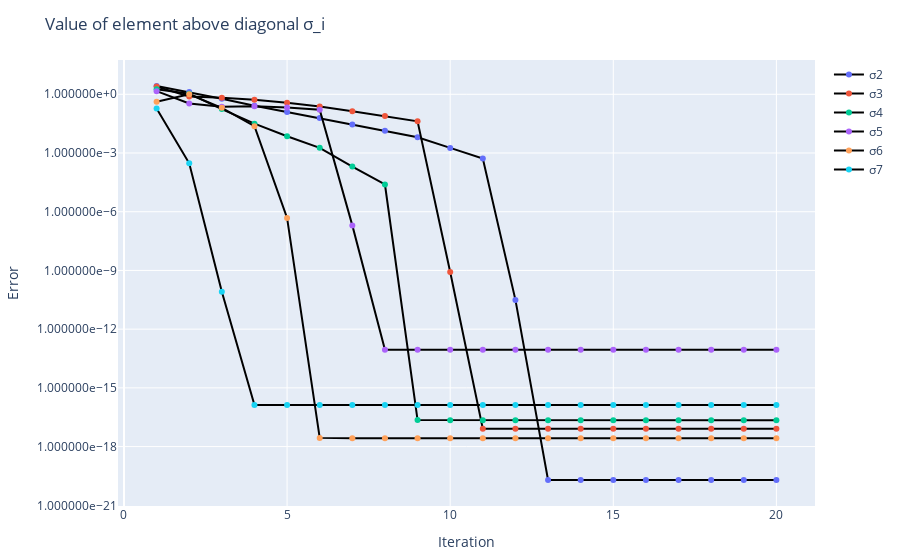

Here is the notebook cell this chart was saved with:
### Code cell
function plot_convergence_error(error_vectors, labels)
    iterations = 1:length(error_vectors[1])
    traces = Vector{GenericTrace{Dict{Symbol, Any}}}()
    
    for (i, error_vector) in enumerate(error_vectors)
        trace = scatter(
            x = iterations,
            y = error_vector,
            mode = "lines+markers",
            marker_color = i,
            line_shape = "linear",
            name = labels[i]
        )
        push!(traces, trace)
    end
    
    layout = Layout(
        title = "Value of element above diagonal σ_i",
        xaxis_title = "Iteration",
        yaxis_title = "Error",
        yaxis_type = "log",
        yaxis_tickformat = "e",
        showlegend = true
    )
    
    plot(traces, layout)
end

error_vectors = [
    abs.(results[1, 1, :]),
    abs.(results[1, 2, :]),
    abs.(results[1, 3, :]),
    abs.(results[1, 4, :]),
    abs.(results[1, 5, :]),
    abs.(results[1, 6, :])
]
labels = ["σ2", "σ3", "σ4", "σ5", "σ6", "σ7"]
plot_convergence_error(error_vectors, labels)

### Figure 1 — Plotly figure (JSON) as saved in the notebook; plotly's stock layout.template omitted (floating-point values rounded to 4 significant figures)
{"data": [{"line": {"shape": "linear"}, "marker": {"color": 1}, "mode": "lines+markers", "name": "σ2", "type": "scatter", "x": [1, 2, 3, 4, 5, 6, 7, 8, 9, 10, 11, 12, 13, 14, 15, 16, 17, 18, 19, 20], "y": [2.636, 1.295, 0.5877, 0.2613, 0.1242, 0.0614, 0.02903, 0.01385, 0.006383, 0.001824, 0.0005214, 3.13e-11, 1.975e-20, 1.975e-20, 1.975e-20, 1.975e-20, 1.975e-20, 1.975e-20, 1.975e-20, 1.975e-20]}, {"line": {"shape": "linear"}, "marker": {"color": 2}, "mode": "lines+markers", "name": "σ3", "type": "scatter", "x": [1, 2, 3, 4, 5, 6, 7, 8, 9, 10, 11, 12, 13, 14, 15, 16, 17, 18, 19, 20], "y": [2.475, 0.7727, 0.6613, 0.5263, 0.3668, 0.2376, 0.1373, 0.07818, 0.04178, 8.256e-10, 8.114e-18, 8.114e-18, 8.114e-18, 8.114e-18, 8.114e-18, 8.114e-18, 8.114e-18, 8.114e-18, 8.114e-18, 8.114e-18]}, {"line": {"shape": "linear"}, "marker": {"color": 3}, "mode": "lines+markers", "name": "σ4", "type": "scatter", "x": [1, 2, 3, 4, 5, 6, 7, 8, 9, 10, 11, 12, 13, 14, 15, 16, 17, 18, 19, 20], "y": [1.793, 1.079, 0.1762, 0.03149, 0.007217, 0.001836, 0.0002035, 2.463e-05, 2.25e-17, 2.249e-17, 2.249e-17, 2.249e-17, 2.249e-17, 2.249e-17, 2.249e-17, 2.249e-17, 2.249e-17, 2.249e-17, 2.249e-17, 2.249e-17]}, {"line": {"shape": "linear"}, "marker": {"color": 4}, "mode": "lines+markers", "name": "σ5", "type": "scatter", "x": [1, 2, 3, 4, 5, 6, 7, 8, 9, 10, 11, 12, 13, 14, 15, 16, 17, 18, 19, 20], "y": [1.442, 0.3412, 0.233, 0.2427, 0.2126, 0.1626, 2.002e-07, 8.745e-14, 8.745e-14, 8.745e-14, 8.745e-14, 8.745e-14, 8.745e-14, 8.745e-14, 8.745e-14, 8.745e-14, 8.745e-14, 8.745e-14, 8.745e-14, 8.745e-14]}, {"line": {"shape": "linear"}, "marker": {"color": 5}, "mode": "lines+markers", "name": "σ6", "type": "scatter", "x": [1, 2, 3, 4, 5, 6, 7, 8, 9, 10, 11, 12, 13, 14, 15, 16, 17, 18, 19, 20], "y": [0.4189, 0.995, 0.2039, 0.0236, 4.835e-07, 2.784e-18, 2.632e-18, 2.632e-18, 2.632e-18, 2.632e-18, 2.632e-18, 2.632e-18, 2.632e-18, 2.632e-18, 2.632e-18, 2.632e-18, 2.632e-18, 2.632e-18, 2.632e-18, 2.632e-18]}, {"line": {"shape": "linear"}, "marker": {"color": 6}, "mode": "lines+markers", "name": "σ7", "type": "scatter", "x": [1, 2, 3, 4, 5, 6, 7, 8, 9, 10, 11, 12, 13, 14, 15, 16, 17, 18, 19, 20], "y": [0.1882, 0.0002987, 8.098e-11, 1.336e-16, 1.336e-16, 1.336e-16, 1.336e-16, 1.336e-16, 1.336e-16, 1.336e-16, 1.336e-16, 1.336e-16, 1.336e-16, 1.336e-16, 1.336e-16, 1.336e-16, 1.336e-16, 1.336e-16, 1.336e-16, 1.336e-16]}], "layout": {"margin": {"b": 50, "l": 50, "r": 50, "t": 60}, "showlegend": true, "title": "Value of element above diagonal σ_i", "xaxis": {"title": {"text": "Iteration"}}, "yaxis": {"tickformat": "e", "title": {"text": "Error"}, "type": "log"}}}
